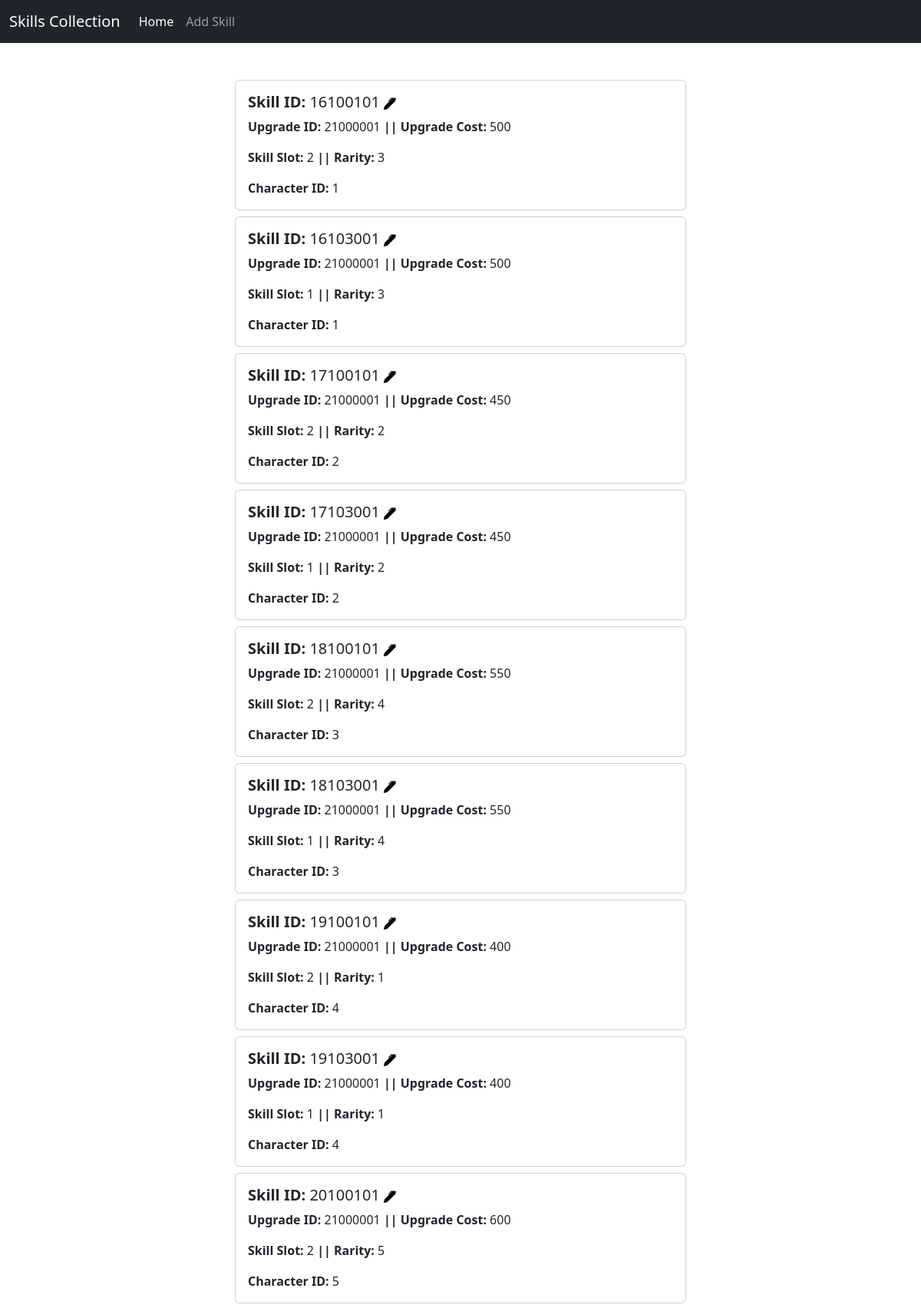
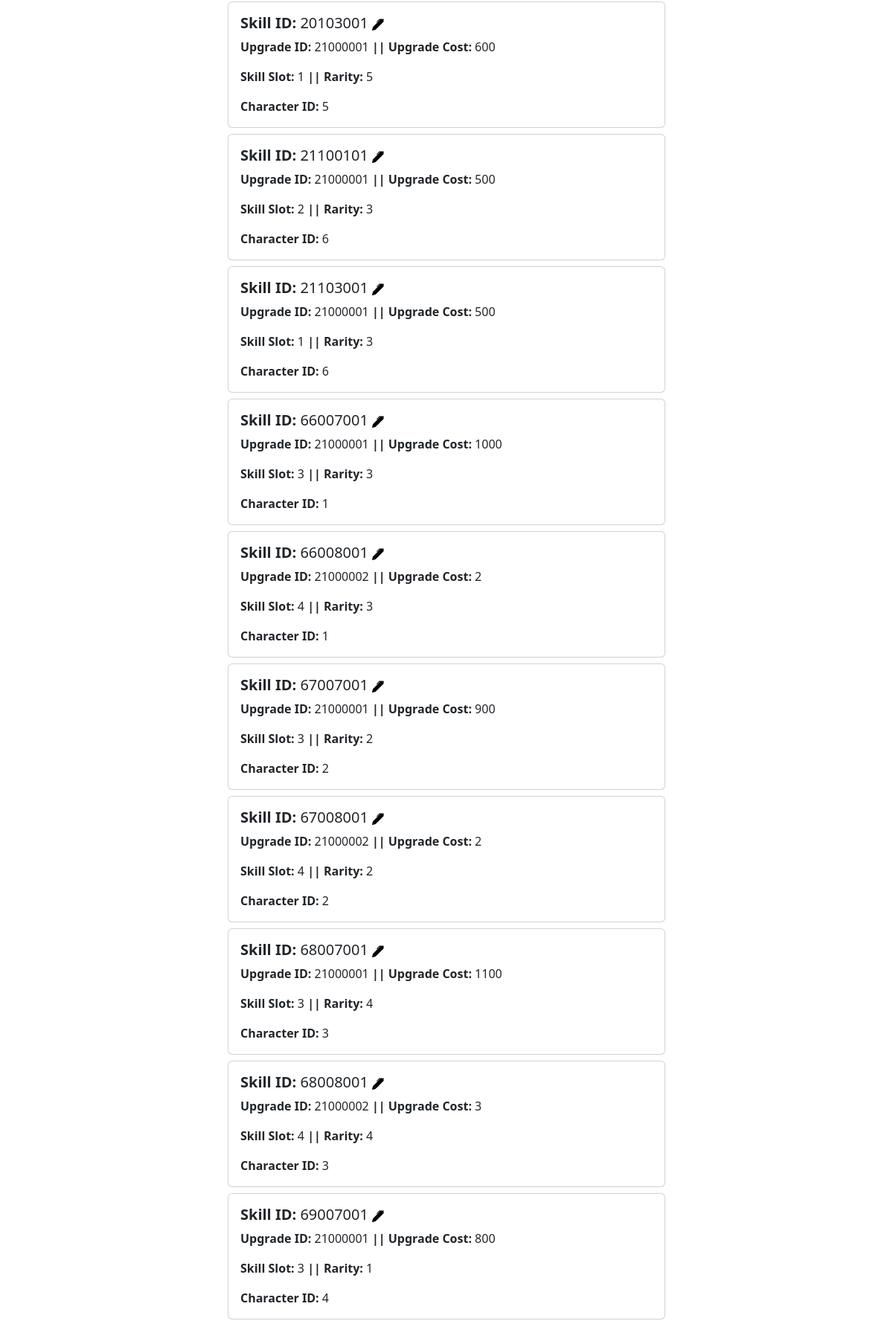
Screenshot of /actors (upper part) with the database file from the repository (2 pictures, top to bottom).
### tables this page shows
CREATE TABLE actorTechnology
        (       
                chara_id INT,
                rarity INT,
                skill_slot INT,
                upgrade_id INT,
                upgrade_cost INT,
                skill_id INT 
        
        );

### main.py (the view)
@app.route("/actors", methods=["GET"])
def actors():
    if request.method == "GET":
        with sqlite3.connect(db_url) as conn:
            cur = conn.cursor()
            cur.execute('SELECT * FROM ' + actor_table_name + ' ORDER BY skill_id ASC')
            tool_data = cur.fetchall()
        return render_template("actor_main.html", dataset=tool_data)

### templates/actor_main.html (shortened to what this page needs)
<html>
    <head>
        <link rel="stylesheet" href="/static/css/bootstrap.css">
    </head>
    <body class="">
        <nav class="navbar navbar-expand-lg navbar-dark bg-dark sticky-top">
            <div class="container-fluid">
            <a class="navbar-brand" href="#">Skills Collection</a>
            <div class="collapse navbar-collapse" id="navbarNav">
                <ul class="navbar-nav">
                <li class="nav-item">
                    <a class="nav-link active" aria-current="page" href="/">Home</a>
                </li>
                <li class="nav-item">
                    <a class="nav-link" href="/actor_add?id=null">Add Skill</a>
                </li>
                </ul>
            </div>
            </div>
        </nav>
            {%for data in dataset%}
            <div class="row justify-content-center">
                    <div class="col-6">
                        <div class="card mb-2">
                            <div class="row card-body">
                            <div class="col-sm-8">
                            <h5 class="card-title">
                                <b>Skill ID: </b>{{data[5]}}
                                <a href="/actor_add?id={{data[5]}}">
                                </a>
                            </h5>
                            <p class="card-text"><b>Upgrade ID: </b>{{data[3]}}  <b> || Upgrade Cost: </b> {{data[4]}}</p>
                            <p class="card-text"><b>Skill Slot: </b>{{data[2]}}  <b> || Rarity: </b> {{data[1]}}</p>
                            <p class="card-text"><b>Character ID: </b>{{data[0]}} </p>
                        </div>
                        </div>
                </div>
            </div>
            </div>
            {%endfor%}
    </body>
</html>

### rows the page displays
actorTechnology: skill "16100101", upgrade "21000001", upgrade_cost "500", skill_slot "2", rarity "3", chara "1"
actorTechnology: skill "16103001", upgrade "21000001", upgrade_cost "500", skill_slot "1", rarity "3", chara "1"
actorTechnology: skill "17100101", upgrade "21000001", upgrade_cost "450", skill_slot "2", rarity "2", chara "2"
actorTechnology: skill "17103001", upgrade "21000001", upgrade_cost "450", skill_slot "1", rarity "2", chara "2"
actorTechnology: skill "18100101", upgrade "21000001", upgrade_cost "550", skill_slot "2", rarity "4", chara "3"
actorTechnology: skill "18103001", upgrade "21000001", upgrade_cost "550", skill_slot "1", rarity "4", chara "3"
actorTechnology: skill "19100101", upgrade "21000001", upgrade_cost "400", skill_slot "2", rarity "1", chara "4"
actorTechnology: skill "19103001", upgrade "21000001", upgrade_cost "400", skill_slot "1", rarity "1", chara "4"
actorTechnology: skill "20100101", upgrade "21000001", upgrade_cost "600", skill_slot "2", rarity "5", chara "5"
actorTechnology: skill "20103001", upgrade "21000001", upgrade_cost "600", skill_slot "1", rarity "5", chara "5"
actorTechnology: skill "21100101", upgrade "21000001", upgrade_cost "500", skill_slot "2", rarity "3", chara "6"
actorTechnology: skill "21103001", upgrade "21000001", upgrade_cost "500", skill_slot "1", rarity "3", chara "6"
actorTechnology: skill "66007001", upgrade "21000001", upgrade_cost "1000", skill_slot "3", rarity "3", chara "1"
actorTechnology: skill "66008001", upgrade "21000002", upgrade_cost "2", skill_slot "4", rarity "3", chara "1"
actorTechnology: skill "67007001", upgrade "21000001", upgrade_cost "900", skill_slot "3", rarity "2", chara "2"
actorTechnology: skill "67008001", upgrade "21000002", upgrade_cost "2", skill_slot "4", rarity "2", chara "2"
actorTechnology: skill "68007001", upgrade "21000001", upgrade_cost "1100", skill_slot "3", rarity "4", chara "3"
actorTechnology: skill "68008001", upgrade "21000002", upgrade_cost "3", skill_slot "4", rarity "4", chara "3"
actorTechnology: skill "69007001", upgrade "21000001", upgrade_cost "800", skill_slot "3", rarity "1", chara "4"
